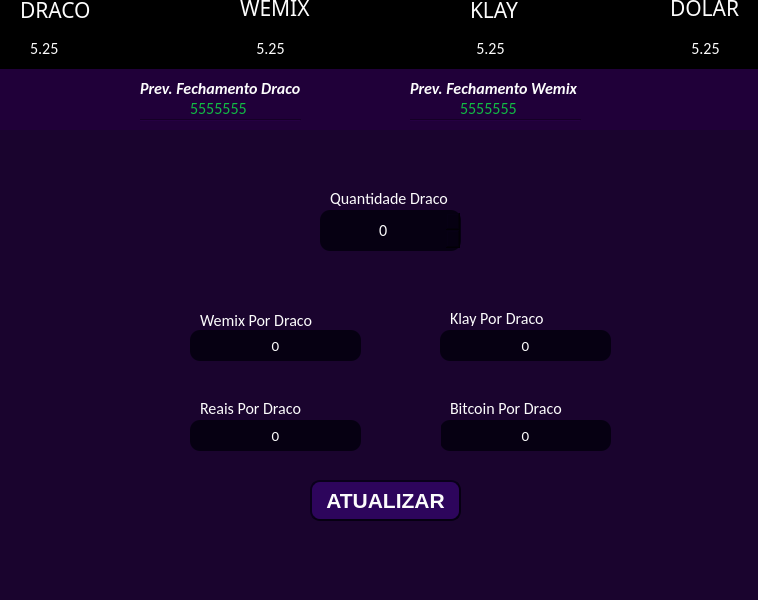
<?xml version="1.0" encoding="UTF-8"?>
<ui version="4.0">
 <class>MainWindow</class>
 <widget class="QMainWindow" name="MainWindow">
  <property name="geometry">
   <rect>
    <x>0</x>
    <y>0</y>
    <width>758</width>
    <height>600</height>
   </rect>
  </property>
  <property name="windowTitle">
   <string>MainWindow</string>
  </property>
  <property name="styleSheet">
   <string notr="true">background:#1a042e</string>
  </property>
  <widget class="QWidget" name="centralwidget">
   <widget class="QLabel" name="label">
    <property name="geometry">
     <rect>
      <x>0</x>
      <y>-20</y>
      <width>801</width>
      <height>91</height>
     </rect>
    </property>
    <property name="styleSheet">
     <string notr="true">background:#000000</string>
    </property>
    <property name="text">
     <string>TextLabel</string>
    </property>
   </widget>
   <widget class="QLabel" name="label_2">
    <property name="geometry">
     <rect>
      <x>20</x>
      <y>0</y>
      <width>91</width>
      <height>20</height>
     </rect>
    </property>
    <property name="font">
     <font>
      <family>Britannic Bold</family>
      <pointsize>16</pointsize>
      <weight>50</weight>
      <bold>false</bold>
     </font>
    </property>
    <property name="styleSheet">
     <string notr="true">color:#fcfcfc;
background:#000000</string>
    </property>
    <property name="text">
     <string>DRACO</string>
    </property>
   </widget>
   <widget class="QLabel" name="label_3">
    <property name="geometry">
     <rect>
      <x>240</x>
      <y>0</y>
      <width>71</width>
      <height>16</height>
     </rect>
    </property>
    <property name="font">
     <font>
      <family>Britannic Bold</family>
      <pointsize>16</pointsize>
     </font>
    </property>
    <property name="styleSheet">
     <string notr="true">color:#fcfcfc;
background:#000000</string>
    </property>
    <property name="text">
     <string>WEMIX</string>
    </property>
   </widget>
   <widget class="QLabel" name="label_4">
    <property name="geometry">
     <rect>
      <x>470</x>
      <y>0</y>
      <width>81</width>
      <height>20</height>
     </rect>
    </property>
    <property name="font">
     <font>
      <family>Britannic Bold</family>
      <pointsize>16</pointsize>
     </font>
    </property>
    <property name="styleSheet">
     <string notr="true">color:#fcfcfc;
background:#000000</string>
    </property>
    <property name="text">
     <string>KLAY</string>
    </property>
   </widget>
   <widget class="QLabel" name="label_5">
    <property name="geometry">
     <rect>
      <x>670</x>
      <y>0</y>
      <width>71</width>
      <height>16</height>
     </rect>
    </property>
    <property name="font">
     <font>
      <family>Britannic Bold</family>
      <pointsize>16</pointsize>
     </font>
    </property>
    <property name="styleSheet">
     <string notr="true">color:#fcfcfc;
background:#000000</string>
    </property>
    <property name="text">
     <string>DOLAR</string>
    </property>
   </widget>
   <widget class="QLabel" name="val_draco">
    <property name="geometry">
     <rect>
      <x>30</x>
      <y>40</y>
      <width>91</width>
      <height>16</height>
     </rect>
    </property>
    <property name="font">
     <font>
      <family>Calibri</family>
      <pointsize>12</pointsize>
     </font>
    </property>
    <property name="styleSheet">
     <string notr="true">color:#fcfcfc;
background:#000000</string>
    </property>
    <property name="text">
     <string>5.25</string>
    </property>
   </widget>
   <widget class="QLabel" name="val_wemix">
    <property name="geometry">
     <rect>
      <x>230</x>
      <y>40</y>
      <width>81</width>
      <height>16</height>
     </rect>
    </property>
    <property name="font">
     <font>
      <family>Calibri</family>
      <pointsize>12</pointsize>
     </font>
    </property>
    <property name="styleSheet">
     <string notr="true">color:#fcfcfc;
background:#000000</string>
    </property>
    <property name="text">
     <string>5.25</string>
    </property>
    <property name="alignment">
     <set>Qt::AlignCenter</set>
    </property>
   </widget>
   <widget class="QLabel" name="val_klay">
    <property name="geometry">
     <rect>
      <x>450</x>
      <y>40</y>
      <width>81</width>
      <height>16</height>
     </rect>
    </property>
    <property name="font">
     <font>
      <family>Calibri</family>
      <pointsize>12</pointsize>
     </font>
    </property>
    <property name="styleSheet">
     <string notr="true">color:#fcfcfc;
background:#000000</string>
    </property>
    <property name="text">
     <string>5.25</string>
    </property>
    <property name="alignment">
     <set>Qt::AlignCenter</set>
    </property>
   </widget>
   <widget class="QLabel" name="val_dolar">
    <property name="geometry">
     <rect>
      <x>670</x>
      <y>40</y>
      <width>71</width>
      <height>16</height>
     </rect>
    </property>
    <property name="font">
     <font>
      <family>Calibri</family>
      <pointsize>12</pointsize>
     </font>
    </property>
    <property name="styleSheet">
     <string notr="true">color:#fcfcfc;
background:#000000</string>
    </property>
    <property name="text">
     <string>5.25</string>
    </property>
    <property name="alignment">
     <set>Qt::AlignCenter</set>
    </property>
   </widget>
   <widget class="QToolButton" name="toolButton">
    <property name="geometry">
     <rect>
      <x>310</x>
      <y>480</y>
      <width>151</width>
      <height>41</height>
     </rect>
    </property>
    <property name="font">
     <font>
      <family>Yu Gothic UI</family>
      <pointsize>16</pointsize>
      <weight>75</weight>
      <bold>true</bold>
     </font>
    </property>
    <property name="cursor">
     <cursorShape>PointingHandCursor</cursorShape>
    </property>
    <property name="styleSheet">
     <string notr="true">background-color:#2d055c;
border-radius:10px;
border-width:2px;
border-color:#060012;
border-style:outset;
color:#fcfcfc;
pressed: red;
</string>
    </property>
    <property name="text">
     <string>ATUALIZAR</string>
    </property>
   </widget>
   <widget class="QLabel" name="label_6">
    <property name="geometry">
     <rect>
      <x>280</x>
      <y>210</y>
      <width>31</width>
      <height>41</height>
     </rect>
    </property>
    <property name="text">
     <string/>
    </property>
    <property name="pixmap">
     <pixmap>slide_draco(1).png</pixmap>
    </property>
   </widget>
   <widget class="QLabel" name="label_7">
    <property name="geometry">
     <rect>
      <x>140</x>
      <y>330</y>
      <width>31</width>
      <height>31</height>
     </rect>
    </property>
    <property name="text">
     <string/>
    </property>
    <property name="textFormat">
     <enum>Qt::AutoText</enum>
    </property>
    <property name="pixmap">
     <pixmap>wemix_meta_logo(1).png</pixmap>
    </property>
   </widget>
   <widget class="QLabel" name="label_8">
    <property name="geometry">
     <rect>
      <x>400</x>
      <y>330</y>
      <width>31</width>
      <height>31</height>
     </rect>
    </property>
    <property name="text">
     <string/>
    </property>
    <property name="pixmap">
     <pixmap>4256(1).png</pixmap>
    </property>
   </widget>
   <widget class="QLabel" name="dW">
    <property name="geometry">
     <rect>
      <x>190</x>
      <y>330</y>
      <width>171</width>
      <height>31</height>
     </rect>
    </property>
    <property name="font">
     <font>
      <family>Calibri</family>
      <pointsize>11</pointsize>
     </font>
    </property>
    <property name="styleSheet">
     <string notr="true">background:#060012;
border-radius:10px;
color:#fcfcfc;</string>
    </property>
    <property name="text">
     <string>0</string>
    </property>
    <property name="alignment">
     <set>Qt::AlignCenter</set>
    </property>
   </widget>
   <widget class="QLabel" name="dK">
    <property name="geometry">
     <rect>
      <x>440</x>
      <y>330</y>
      <width>171</width>
      <height>31</height>
     </rect>
    </property>
    <property name="font">
     <font>
      <family>Calibri</family>
      <pointsize>11</pointsize>
     </font>
    </property>
    <property name="styleSheet">
     <string notr="true">background:#060012;
border-radius:10px;
color:#fcfcfc;</string>
    </property>
    <property name="text">
     <string>0</string>
    </property>
    <property name="alignment">
     <set>Qt::AlignCenter</set>
    </property>
   </widget>
   <widget class="QLabel" name="dR">
    <property name="geometry">
     <rect>
      <x>190</x>
      <y>420</y>
      <width>171</width>
      <height>31</height>
     </rect>
    </property>
    <property name="font">
     <font>
      <family>Calibri</family>
      <pointsize>11</pointsize>
     </font>
    </property>
    <property name="styleSheet">
     <string notr="true">background:#060012;
border-radius:10px;
color:#fcfcfc;</string>
    </property>
    <property name="text">
     <string>0</string>
    </property>
    <property name="alignment">
     <set>Qt::AlignCenter</set>
    </property>
   </widget>
   <widget class="QLabel" name="dB">
    <property name="geometry">
     <rect>
      <x>440</x>
      <y>420</y>
      <width>171</width>
      <height>31</height>
     </rect>
    </property>
    <property name="font">
     <font>
      <family>Calibri</family>
      <pointsize>11</pointsize>
     </font>
    </property>
    <property name="styleSheet">
     <string notr="true">background:#060012;
border-radius:10px;
color:#fcfcfc;</string>
    </property>
    <property name="text">
     <string>0</string>
    </property>
    <property name="alignment">
     <set>Qt::AlignCenter</set>
    </property>
   </widget>
   <widget class="QLabel" name="label_13">
    <property name="geometry">
     <rect>
      <x>400</x>
      <y>420</y>
      <width>41</width>
      <height>31</height>
     </rect>
    </property>
    <property name="text">
     <string/>
    </property>
    <property name="pixmap">
     <pixmap>Bitcoin-Logo(1).png</pixmap>
    </property>
   </widget>
   <widget class="QLabel" name="label_14">
    <property name="geometry">
     <rect>
      <x>140</x>
      <y>410</y>
      <width>31</width>
      <height>51</height>
     </rect>
    </property>
    <property name="text">
     <string/>
    </property>
    <property name="pixmap">
     <pixmap>bolsa-de-dinheiro.png</pixmap>
    </property>
   </widget>
   <widget class="QLabel" name="label_15">
    <property name="geometry">
     <rect>
      <x>330</x>
      <y>190</y>
      <width>121</width>
      <height>16</height>
     </rect>
    </property>
    <property name="font">
     <font>
      <family>Calibri</family>
      <pointsize>12</pointsize>
     </font>
    </property>
    <property name="styleSheet">
     <string notr="true">color:#fcfcfc;</string>
    </property>
    <property name="text">
     <string>Quantidade Draco</string>
    </property>
   </widget>
   <widget class="QLabel" name="label_16">
    <property name="geometry">
     <rect>
      <x>200</x>
      <y>310</y>
      <width>121</width>
      <height>20</height>
     </rect>
    </property>
    <property name="font">
     <font>
      <family>Calibri</family>
      <pointsize>12</pointsize>
     </font>
    </property>
    <property name="styleSheet">
     <string notr="true">color:#fcfcfc;</string>
    </property>
    <property name="text">
     <string>Wemix Por Draco</string>
    </property>
   </widget>
   <widget class="QLabel" name="label_17">
    <property name="geometry">
     <rect>
      <x>450</x>
      <y>310</y>
      <width>121</width>
      <height>16</height>
     </rect>
    </property>
    <property name="font">
     <font>
      <family>Calibri</family>
      <pointsize>12</pointsize>
     </font>
    </property>
    <property name="styleSheet">
     <string notr="true">color:#fcfcfc;</string>
    </property>
    <property name="text">
     <string>Klay Por Draco</string>
    </property>
   </widget>
   <widget class="QLabel" name="label_18">
    <property name="geometry">
     <rect>
      <x>200</x>
      <y>400</y>
      <width>121</width>
      <height>16</height>
     </rect>
    </property>
    <property name="font">
     <font>
      <family>Calibri</family>
      <pointsize>12</pointsize>
     </font>
    </property>
    <property name="styleSheet">
     <string notr="true">color:#fcfcfc;</string>
    </property>
    <property name="text">
     <string>Reais Por Draco</string>
    </property>
   </widget>
   <widget class="QLabel" name="label_19">
    <property name="geometry">
     <rect>
      <x>450</x>
      <y>400</y>
      <width>121</width>
      <height>16</height>
     </rect>
    </property>
    <property name="font">
     <font>
      <family>Calibri</family>
      <pointsize>12</pointsize>
     </font>
    </property>
    <property name="styleSheet">
     <string notr="true">color:#fcfcfc;</string>
    </property>
    <property name="text">
     <string>Bitcoin Por Draco</string>
    </property>
   </widget>
   <widget class="QSpinBox" name="quant_draco">
    <property name="geometry">
     <rect>
      <x>320</x>
      <y>210</y>
      <width>141</width>
      <height>41</height>
     </rect>
    </property>
    <property name="font">
     <font>
      <family>Calibri</family>
      <pointsize>12</pointsize>
     </font>
    </property>
    <property name="styleSheet">
     <string notr="true">background:#060012;
border-radius:10px;
color:#fcfcfc;</string>
    </property>
    <property name="alignment">
     <set>Qt::AlignCenter</set>
    </property>
   </widget>
   <widget class="QLabel" name="label_9">
    <property name="geometry">
     <rect>
      <x>0</x>
      <y>69</y>
      <width>761</width>
      <height>61</height>
     </rect>
    </property>
    <property name="styleSheet">
     <string notr="true">background:#200039</string>
    </property>
    <property name="text">
     <string/>
    </property>
   </widget>
   <widget class="QLabel" name="label_10">
    <property name="geometry">
     <rect>
      <x>140</x>
      <y>80</y>
      <width>171</width>
      <height>16</height>
     </rect>
    </property>
    <property name="font">
     <font>
      <family>Calibri</family>
      <pointsize>12</pointsize>
      <weight>75</weight>
      <italic>true</italic>
      <bold>true</bold>
     </font>
    </property>
    <property name="styleSheet">
     <string notr="true">color:#fcfcfc;
background:#200039</string>
    </property>
    <property name="text">
     <string>Prev. Fechamento Draco</string>
    </property>
   </widget>
   <widget class="QLabel" name="label_11">
    <property name="geometry">
     <rect>
      <x>410</x>
      <y>80</y>
      <width>171</width>
      <height>16</height>
     </rect>
    </property>
    <property name="font">
     <font>
      <family>Calibri</family>
      <pointsize>12</pointsize>
      <weight>75</weight>
      <italic>true</italic>
      <bold>true</bold>
     </font>
    </property>
    <property name="styleSheet">
     <string notr="true">color:#fcfcfc;
background:#200039</string>
    </property>
    <property name="text">
     <string>Prev. Fechamento Wemix</string>
    </property>
   </widget>
   <widget class="Line" name="line">
    <property name="geometry">
     <rect>
      <x>140</x>
      <y>110</y>
      <width>161</width>
      <height>20</height>
     </rect>
    </property>
    <property name="styleSheet">
     <string notr="true">color:#fcfcfc;
background-color:#200039</string>
    </property>
    <property name="orientation">
     <enum>Qt::Horizontal</enum>
    </property>
   </widget>
   <widget class="Line" name="line_2">
    <property name="geometry">
     <rect>
      <x>410</x>
      <y>110</y>
      <width>171</width>
      <height>20</height>
     </rect>
    </property>
    <property name="styleSheet">
     <string notr="true">color:#fcfcfc;
background:#200039</string>
    </property>
    <property name="orientation">
     <enum>Qt::Horizontal</enum>
    </property>
   </widget>
   <widget class="QLabel" name="prev_draco">
    <property name="geometry">
     <rect>
      <x>190</x>
      <y>100</y>
      <width>61</width>
      <height>16</height>
     </rect>
    </property>
    <property name="font">
     <font>
      <family>Calibri</family>
      <pointsize>12</pointsize>
     </font>
    </property>
    <property name="styleSheet">
     <string notr="true">color:#11bb44;
background:#200039</string>
    </property>
    <property name="text">
     <string>5555555</string>
    </property>
   </widget>
   <widget class="QLabel" name="prev_wemix">
    <property name="geometry">
     <rect>
      <x>460</x>
      <y>100</y>
      <width>61</width>
      <height>16</height>
     </rect>
    </property>
    <property name="font">
     <font>
      <family>Calibri</family>
      <pointsize>12</pointsize>
     </font>
    </property>
    <property name="styleSheet">
     <string notr="true">color:#11bb44;
background:#200039</string>
    </property>
    <property name="text">
     <string>5555555</string>
    </property>
   </widget>
  </widget>
  <widget class="QMenuBar" name="menubar">
   <property name="geometry">
    <rect>
     <x>0</x>
     <y>0</y>
     <width>758</width>
     <height>21</height>
    </rect>
   </property>
  </widget>
  <widget class="QStatusBar" name="statusbar"/>
 </widget>
 <resources/>
 <connections/>
</ui>
